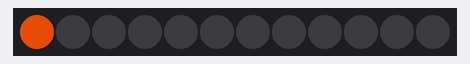
Simulated run of this sketch. Board: Arduino Uno, built with avr-gcc and run on an emulated ATmega328P. On the bench: 12 RGB LEDs in strip order, left to right. Dim RGB values are drawn brighter than linear.

Above: at 0.1 s.
At 0.8 s:
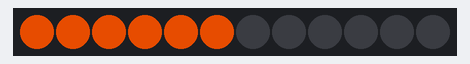
At 1.3 s:
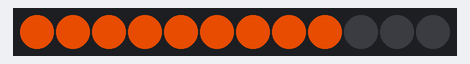
At 1.7 s:
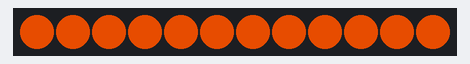

The sketch:

issac_neopixel.ino
```cpp
#include <Adafruit_NeoPixel.h>
#ifdef __AVR__
 #include <avr/power.h> // Required for 16 MHz Adafruit Trinket
#endif

// Which pin on the Arduino is connected to the NeoPixels?
#define PIN 6
#define NUMPIXELS 12

// the Division Orange RGB
byte red = 179;
byte green = 59;
byte blue = 0;

Adafruit_NeoPixel pixels(NUMPIXELS, PIN, NEO_GRB + NEO_KHZ800);

#define DELAYVAL 150 // Time (in milliseconds) to pause between pixels
#define INTERVAL 20000L
#define BLINK_TIMES 3

void setup() {
  pixels.begin(); // INITIALIZE NeoPixel strip object (REQUIRED)
  spinLight();
}


void loop() {
  static unsigned long lastSpin = 0;
    static int count = 0;

    unsigned long now = millis();

    if(count > 0) {
        count -= spinTimer();
        lastSpin = now;
    } else {
        if(now - lastSpin >= INTERVAL) {
            count = BLINK_TIMES;
        }
    }
 }

 int spinTimer()
{
  static unsigned long lastFlip = 0;
  static int count = 0;
  bool last = false;

  unsigned long now = millis();

  if(now - lastFlip >= 500) {
    spinLight();
    lastFlip = now;
    count++;
    if (count == 2) {
      count = 0;
      last = true;
      }
   }

   return (last) ? 1 : 0 ;
}

  void spinLight() {
    pixels.clear(); // Set all pixel colors to 'off'
    for(int i=0; i<NUMPIXELS; i++) {
      pixels.setPixelColor(i, pixels.Color(red, green, blue));
      pixels.show();   // Send the updated pixel colors to the hardware.
      delay(DELAYVAL); // Pause before next pass through loop
  }
}
```

Measured:
- by itself, everything shown: repeats every 1.8 s, in 12 steps
- what the display in image 3 shows lasts 18.3 s, from 1.7 s to 20.0 s
